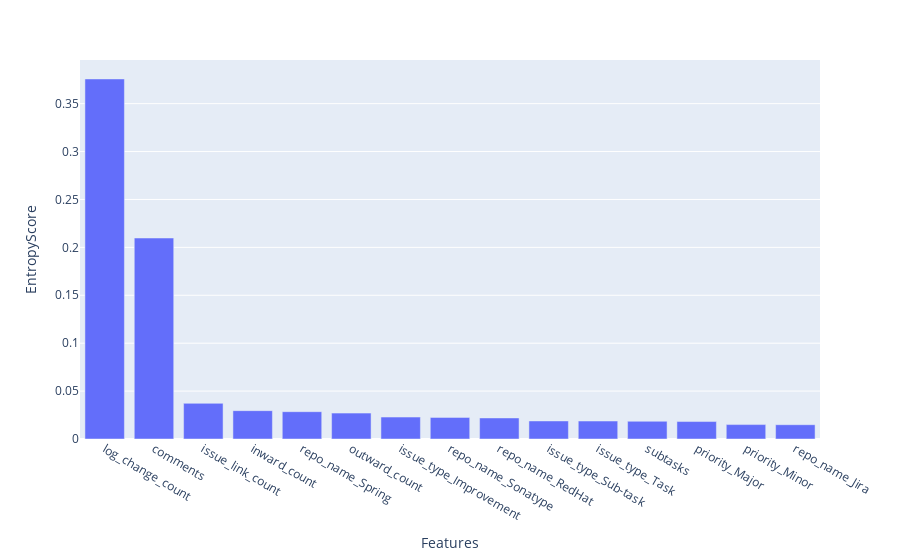

The cell this chart's notebook holds for it:
### Code cell
fig = px.bar(df1, x='Features', y='EntropyScore')
fig.show()

### Figure 1 — Plotly figure (JSON) as saved in the notebook; plotly's stock layout.template omitted (floating-point values rounded to 4 significant figures)
{"data": [{"alignmentgroup": "True", "hovertemplate": "Features=%{x}<br>EntropyScore=%{y}<extra></extra>", "legendgroup": "", "marker": {"color": "#636efa", "pattern": {"shape": ""}}, "name": "", "offsetgroup": "", "orientation": "v", "showlegend": false, "textposition": "auto", "type": "bar", "x": ["log_change_count", "comments", "issue_link_count", "inward_count", "repo_name_Spring", "outward_count", "issue_type_Improvement", "repo_name_Sonatype", "repo_name_RedHat", "issue_type_Sub-task", "issue_type_Task", "subtasks", "priority_Major", "priority_Minor", "repo_name_Jira"], "xaxis": "x", "y": [0.3758, 0.2098, 0.03722, 0.02957, 0.02852, 0.02702, 0.02289, 0.02255, 0.02198, 0.01885, 0.01875, 0.01849, 0.01821, 0.01504, 0.01492], "yaxis": "y"}], "layout": {"barmode": "relative", "legend": {"tracegroupgap": 0}, "margin": {"t": 60}, "xaxis": {"anchor": "y", "domain": [0, 1], "title": {"text": "Features"}}, "yaxis": {"anchor": "x", "domain": [0, 1], "title": {"text": "EntropyScore"}}}}
